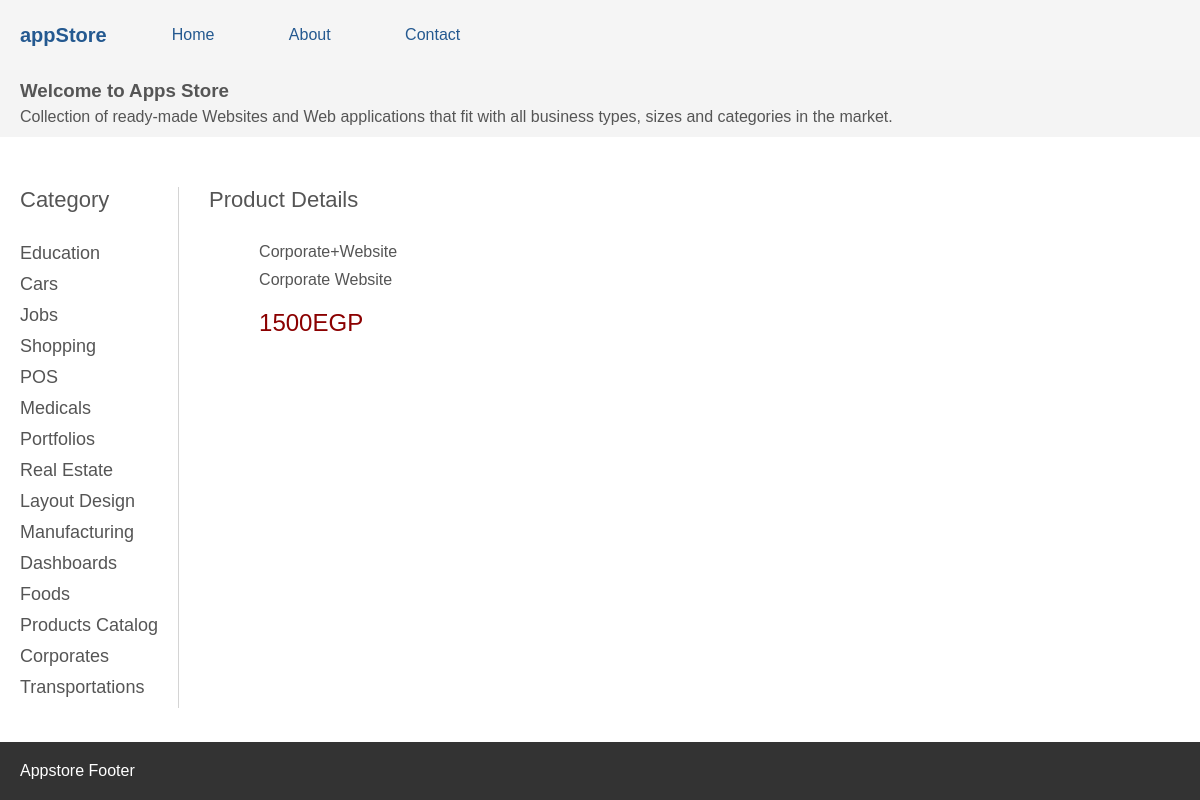
Page /product.php?title=Corporate+Website on the committed database.
### tables this page shows
CREATE TABLE `products` (
  `id` int(6) NOT NULL,
  `image` varchar(101) NOT NULL,
  `title` varchar(101) NOT NULL,
  `description` varchar(181) DEFAULT NULL,
  `meta_description` varchar(101) NOT NULL,
  `meta_keywords` varchar(101) NOT NULL,
  `category` varchar(101) NOT NULL,
  `subcategory` varchar(101) NOT NULL,
  `subscription_fees` int(6) NOT NULL,
  `sell_price` int(6) NOT NULL,
  `product_link1` mediumtext NOT NULL,
  `product_link2` mediumtext NOT NULL,
  `product_source_link` text NOT NULL,
  `created_at` datetime NOT NULL DEFAULT current_timestamp(),
  `status` tinyint(1) NOT NULL DEFAULT 1
);

### functions.php (called while the page is built, shortened)
<?php
function dbConnect()
{
    $mysqli = new mysqli(SERVER, USERNAME, PASSWORD, DATABASE);
    if ($mysqli->connect_errno != 0) {
        return FALSE;
    } else {
        return $mysqli;
    }
}
function getCategories()
{
    $mysqli = dbConnect();
    $result = $mysqli->query("SELECT DISTINCT category FROM products");
    while ($row = $result->fetch_assoc()) {
        $categories[] = $row;
    }
    return $categories;
}
function getProductByTitle($title)
{
    $mysqli = dbConnect();
    $smtp = $mysqli->prepare("SELECT * FROM products WHERE title=?");
    $smtp->bind_param("s", $title);
    $smtp->execute();
    $result = $smtp->get_result();
    $data = $result->fetch_all(MYSQLI_ASSOC);
    return $data;
}

### product.php (the view, shortened to what this page needs)
<?php require "functions.php" ?>
<?php
if (isset($_GET['title'])) {
    $title = urldecode($_GET['title']);
    $product = getProductByTitle($title);
}
?>
<!DOCTYPE html>
<html lang="en">
<head>
    <link rel="stylesheet" href="css/main.css">
</head>
<body>
    <?php include "incs/nav.php"; ?>
    <?php include "incs/header.php"; ?>
    <main>
        <div class="left">
            <div class="section-title">Category</div>
            <?php $categories = getCategories(); ?>
            <?php
            foreach ($categories as $category) {
            ?>
                <a href="category.php?category=<?php echo urlencode($category['category']); ?>">
                    <?php echo ucfirst($category['category']); ?>
                </a>
            <?php
            }
            ?>
        </div>
        <div class="right">
            <div class="section-title">Product Details</div>
            <div class="product">
                <div class="product-right">
                    <p class="title">
                        <?php echo urlencode($product[0]['title']); ?>
                    </p>
                    <p class="description">
                        <?php echo $product[0]['description'] ?>
                    </p>
                    <p class="price">
                        <?php echo $product[0]['sell_price']; ?><span>EGP</span>
                    </p>
                </div>
            </div>
        </div>
    </main>
    <?php include "incs/footer.php"; ?>
</body>
</html>

### css/main.css (style rules this page uses)
* { margin: 0; padding: 0; box-sizing: border-box; }
body { font-family: sans-serif; min-height: 100%; color: #555; }
main { padding: 20px; display: grid; grid-template-columns: auto 1fr; grid-column-gap: 30px; margin-top: 30px; margin-bottom: 30px; }
main .section-title { font-size: 22px; margin-bottom: 30px; }
main .left { border-right: thin solid #d4d4d4; padding-right: 20px; }
main .left a { display: block; text-decoration: none; color: #555; font-size: 18px; margin-bottom: 10px; }
main .right .product { display: grid; grid-template-columns: auto 1fr; grid-column-gap: 50px; grid-row-gap: 50px; }
main .right .description { margin-top: 10px; }
main .right .price { font-size: 24px; margin-top: 20px; color: darkred; }

### rows in the picture
products: title "Corporate+Website", description "Corporate Website", sell_price "1500"

### other values in the picture
$category['category'] "Education"
$category['category'] "Cars"
$category['category'] "Jobs"
$category['category'] "Shopping"
$category['category'] "POS"
$category['category'] "Medicals"
$category['category'] "Portfolios"
$category['category'] "Real Estate"
$category['category'] "Layout Design"
$category['category'] "Manufacturing"
$category['category'] "Dashboards"
$category['category'] "Foods"
$category['category'] "Products Catalog"
$category['category'] "Corporates"
$category['category'] "Transportations"
